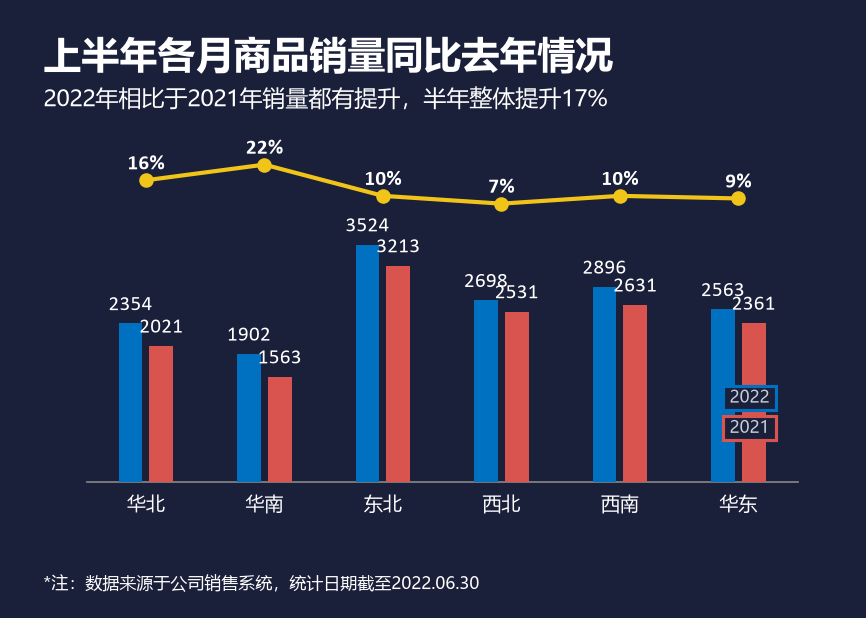

Reproduce this figure in Python.
# -*- coding: utf-8 -*-
import matplotlib
matplotlib.use('Agg')
import matplotlib.pyplot as plt
from matplotlib.font_manager import FontProperties
from matplotlib.patches import Rectangle

f_title  = FontProperties(family='Microsoft YaHei', size=18, weight='bold')
f_sub    = FontProperties(family='Microsoft YaHei', size=11, weight='normal')
f_dlabel = FontProperties(family='Calibri', size=10)
f_xlabel = FontProperties(family='Microsoft YaHei', size=9)
f_ylabel = FontProperties(family='Calibri', size=10)
f_note   = FontProperties(family='Microsoft YaHei', size=9)
f_plabel = FontProperties(family='Calibri', size=9, weight='bold')
f_legend = FontProperties(family='Microsoft YaHei', size=10)

regions  = ['华北', '华南', '东北', '西北', '西南', '华东']
sales22  = [2354, 1902, 3524, 2698, 2896, 2563]
sales21  = [2021, 1563, 3213, 2531, 2631, 2361]
yoy      = [16, 22, 10, 7, 10, 9]

x = list(range(len(regions)))

bg_color    = '#1A1F3A'
text_color  = '#FFFFFF'
bar22_color = '#0070C0'
bar21_color = '#D9534F'
line_color  = '#F0C419'

fig_w = 14.68 / 2.54
fig_h = 10.47 / 2.54
fig, ax = plt.subplots(figsize=(fig_w, fig_h), dpi=150)
fig.patch.set_facecolor(bg_color)
ax.set_facecolor(bg_color)

ax2 = ax.twinx()
ax2.set_facecolor(bg_color)

bar_width = 0.20
offset = bar_width * 0.65
bars22 = ax.bar([xi - offset for xi in x], sales22, width=bar_width,
                color=bar22_color, zorder=3, label='2022')
bars21 = ax.bar([xi + offset for xi in x], sales21, width=bar_width,
                color=bar21_color, zorder=3, label='2021')

for xi, v in zip(x, sales22):
    ax.text(xi - offset, v + 120, f'{v}', ha='center', va='bottom',
            fontproperties=f_dlabel, color=text_color, fontsize=10, zorder=8)
for xi, v in zip(x, sales21):
    ax.text(xi + offset, v + 120, f'{v}', ha='center', va='bottom',
            fontproperties=f_dlabel, color=text_color, fontsize=10, zorder=8)

line = ax2.plot(x, yoy, color=line_color, marker='o', markersize=7,
                markerfacecolor=line_color, markeredgecolor=line_color,
                markeredgewidth=0, linewidth=2, zorder=5, label='同比去年')
for xi, v in zip(x, yoy):
    ax2.text(xi, v + 2.2, f'{v}%', ha='center', va='bottom',
             fontproperties=f_plabel, color=text_color, fontsize=10, zorder=6)

ax.set_xticks(x)
ax.set_xticklabels(regions, fontproperties=f_xlabel, color=text_color)
ax.set_yticks([])
ax.set_ylim(0, 5600)
ax.set_xlim(-0.5, len(regions) - 0.5)

ax2.set_yticks([])
ax2.set_ylim(-100, 45)

for spine in ['top', 'right', 'left']:
    ax.spines[spine].set_visible(False)
ax.spines['bottom'].set_visible(True)
ax.spines['bottom'].set_color('#888888')
ax.spines['bottom'].set_linewidth(0.8)
ax2.spines['top'].set_visible(False)
ax2.spines['right'].set_visible(False)
ax2.spines['left'].set_visible(False)
ax2.spines['bottom'].set_visible(False)
ax.tick_params(axis='x', length=0, pad=6)
ax.tick_params(axis='y', length=0, pad=6)
ax2.tick_params(axis='y', length=0, pad=6)

label_color = '#C8CDD8'
f_box = FontProperties(family='Microsoft YaHei', size=8)
hd_idx = 5
box_x_left = hd_idx - offset - bar_width / 2 + 0.10
box_width = 0.45
box_height = 350
blue_box_y = 1073
red_box_y  = 623
ax.add_patch(Rectangle((box_x_left, blue_box_y), box_width, box_height,
                       facecolor=bg_color, edgecolor=bar22_color,
                       linewidth=1.5, zorder=10))
ax.text(box_x_left + box_width / 2, blue_box_y + box_height / 2, '2022',
        ha='center', va='center', fontproperties=f_box,
        color=label_color, zorder=11)
ax.add_patch(Rectangle((box_x_left, red_box_y), box_width, box_height,
                       facecolor=bg_color, edgecolor=bar21_color,
                       linewidth=1.5, zorder=10))
ax.text(box_x_left + box_width / 2, red_box_y + box_height / 2, '2021',
        ha='center', va='center', fontproperties=f_box,
        color=label_color, zorder=11)

fig.text(0.05, 0.94, '上半年各月商品销量同比去年情况', ha='left', va='top',
         fontproperties=f_title, color=text_color)
fig.text(0.05, 0.86, '2022年相比于2021年销量都有提升，半年整体提升17%', ha='left', va='top',
         fontproperties=f_sub, color=text_color)

fig.text(0.05, 0.04, '*注：数据来源于公司销售系统，统计日期截至2022.06.30',
         ha='left', va='bottom', fontproperties=f_note, fontsize=8, color=text_color)

plt.subplots_adjust(left=0.10, right=0.92, top=0.83, bottom=0.22)
plt.savefig('簇状柱形折线图.png', facecolor=bg_color, dpi=150)
print('saved 簇状柱形折线图.png')
